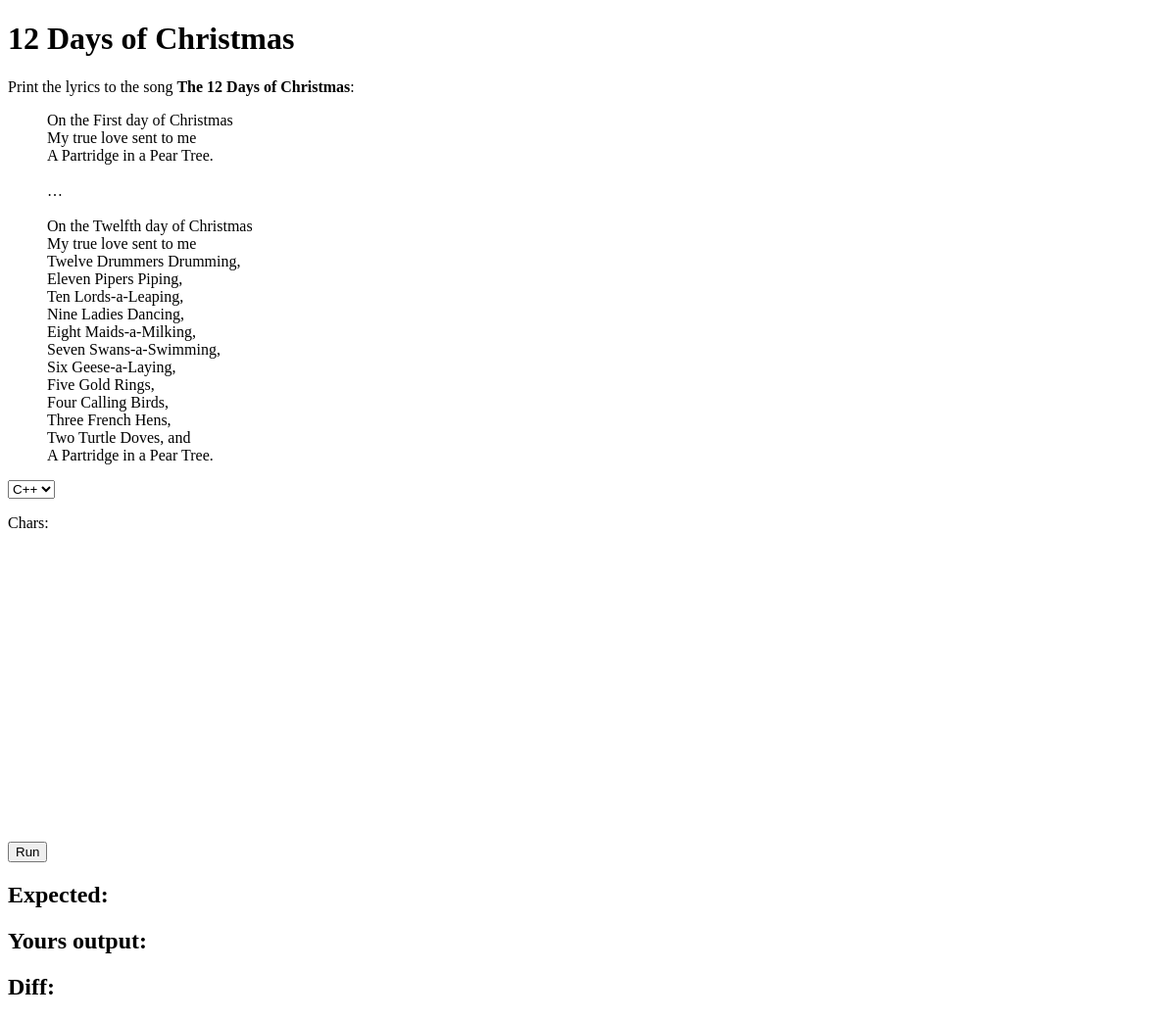
The page /game/2/ on the database its author committed.
### game/models.py (models this page shows, shortened)
class Task(models.Model):
  title = models.CharField(max_length=255, verbose_name="Название")
  description = models.TextField(verbose_name="Описание")
  expected_output = models.TextField(verbose_name="Ожидаемый вывод")
  class Meta:
    verbose_name = "Задача"
    verbose_name_plural = "Задачи"

### game/views.py (the view, shortened to what this page needs)
# urls.py: path("<slug:pk>/", views.CodegolfPageView.as_view(), name="game_task"),
class CodegolfPageView(DetailView):
  model = Task
  template_name = 'id.html'
  context_object_name = 'task'
  def get_context_data(self, *args, **kwargs):
    context = super().get_context_data(*args, **kwargs)
    context.update({
      'code_languages': CODE_LANGUAGES
    })
    return context

### templates/id.html (shortened to what this page needs)
<!DOCTYPE html>
<html lang="en">
<head>
  <link rel="stylesheet" href="/static/indexPage.css">
</head>
<body>
  <h1>{{ task.title }}</h1>
  <p>{{ task.description|safe }}</p>
  <form action="/" id="form-codegolf" method="POST">
    <select name="code_lang" id="code_lang">
      {% for lang in code_languages %}
        <option value="cpp">C++</option>
      {% endfor %}
    </select>
    <p>Chars: </p>
    <div id="editor" style="height: 300px;"></div>
    <button type="submit">Run</button>
  </form>
  <div>
    <h2>Expected:</h2>
  </div>
  <div>
    <h2>Yours output:</h2>
  </div>
  <div>
    <h2>Diff:</h2>
  </div>
</body>
</html>

### rows shown on the page
Task: title "12 Days of Christmas", description "Print the lyrics to the song The 12 Days of Christmas : On the First day of Christmas My true love sent to me A Partridge in a Pear Tree. … On the Twelfth day of Christmas My true love sent to me Twelve Drummers Drumming, Eleven Pipers Piping, Ten Lords-a-Leaping, Nine Ladies Dancing, Eight Maids-a-Milking, Seven Swans-a-Swimming, Six Geese-a-Laying, Five Gold Rings, Four Calling Birds, Three French Hens, Two Turtle Doves, and A Partridge in a Pear Tree."
